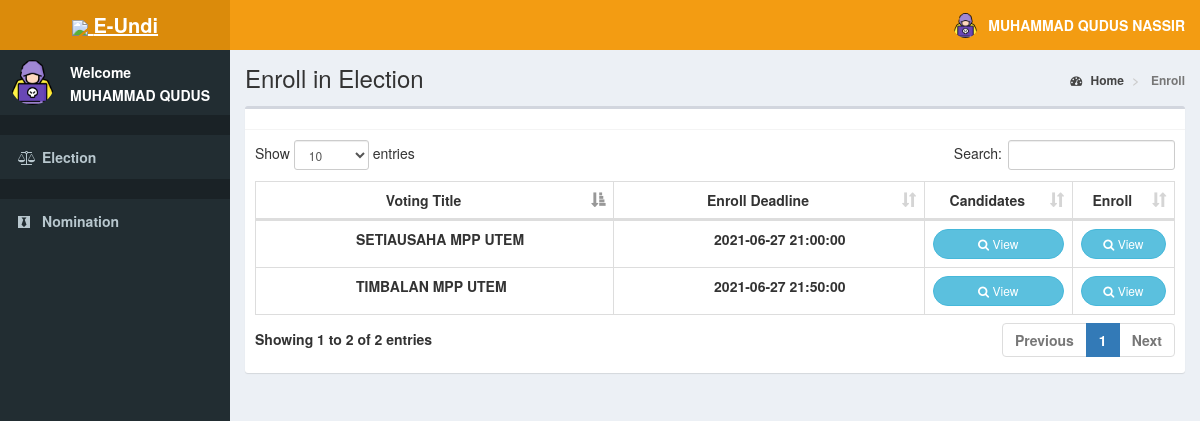
The page /voter/votes_enrolling.php (signed in) on the database its author committed.
### tables this page shows
CREATE TABLE `voters` (
  `id` int(11) NOT NULL,
  `voters_id` varchar(15) DEFAULT NULL,
  `password` varchar(60) NOT NULL,
  `firstname` varchar(30) NOT NULL,
  `lastname` varchar(30) NOT NULL,
  `photo` varchar(150) NOT NULL,
  `status` varchar(25) NOT NULL,
  `phone` varchar(12) NOT NULL,
  `created_on` date NOT NULL,
  `logintime` time NOT NULL
);

CREATE TABLE `candidates` (
  `id` int(11) NOT NULL,
  `position_id` int(11) NOT NULL,
  `candidate_id` varchar(15) NOT NULL,
  `firstname` varchar(30) NOT NULL,
  `lastname` varchar(30) NOT NULL,
  `photo` varchar(150) NOT NULL,
  `platform` text NOT NULL,
  `status` varchar(25) NOT NULL
);

CREATE TABLE `positions` (
  `id` int(11) NOT NULL,
  `created_by` int(5) NOT NULL,
  `description` varchar(50) NOT NULL,
  `max_vote` int(11) NOT NULL,
  `priority` int(11) NOT NULL,
  `status` varchar(11) NOT NULL,
  `nominationdate` datetime NOT NULL,
  `startdate` datetime NOT NULL,
  `enddate` datetime NOT NULL
);

### voter/includes/session.php (called while the page is built, shortened)
<?php
	include 'includes/conn.php';
	if(isset($_SESSION['voter'])){
		$sql = "SELECT * FROM voters WHERE id = '".$_SESSION['voter']."'";
		$query = $conn->query($sql);
		$voter = $query->fetch_assoc();
	}
	elseif (!isset($_SESSION['superadmin']) || trim($_SESSION['superadmin']) == ''){
        header('location: index.php');
        $sql = "SELECT * FROM superadmin WHERE id = '".$_SESSION['superadmin']."'";
        $query = $conn->query($sql);
        $user = $query->fetch_assoc();
    }
	else{
		header('location: index.php');
		exit();
	}
?>

### voter/votes_enrolling.php (the view, shortened to what this page needs)
<?php include 'includes/session.php'; ?>
<link href='bootstrap/css/bootstrap.min.css' rel='stylesheet' type='text/css'>
<head>
</head>
<body class="hold-transition skin-yellow sidebar-mini">
<div class="wrapper">
    <?php include 'includes/navbar.php'; ?>
    <?php include 'includes/menubar.php'; ?>
    <div class="content-wrapper">
        <section class="content-header">
            <h1>
                Enroll in Election
            </h1>
            <ol class="breadcrumb">
                <li><a href="#"><i class="fa fa-dashboard"></i> Home</a></li>
                <li class="active"> Enroll</li>
            </ol>
        </section>
        <section class="content">
            <div class="row">
                <div class="col-xs-12">
                    <div class="box">
                        <div class="box-header with-border">
                        </div>
                        <div class="box-body">
                            <table id="example1" class="table table-bordered">
                                <thead>
                                <th style="text-align: center;">Voting Title</th>
                                <th style="text-align: center;">Enroll Deadline</th>
                                <th style="text-align: center;">Candidates</th>
                                <th style="text-align: center;">Enroll</th>
                                </thead>
                                <tbody>
                                <?php
                                $query = "SELECT * FROM candidates LEFT JOIN positions ON positions.id=candidates.position_id where position_id NOT IN (select position_id FROM candidates where candidate_id = '".$voter['voters_id']."') GROUP BY positions.id";
                                $result = mysqli_query($conn,$query)or die( mysqli_error($conn));
                                while($row = mysqli_fetch_array($result)){
                                    $id = $row['id'];
                                    if ($row['status'] == 'Pending'){
                                        echo "
                        <tr>
                          <td style='text-transform: uppercase; padding-left: 100px;'>".$row['description']."</td>
                        <td style='text-transform: uppercase; padding-left: 100px;'>".$row['nominationdate']."</td>
                          <td>
                          <a style='border-radius: 15px;' class='btn btn-info btn-sm btn-flat btn-block userinfo' data-id='".$id."'><i class='fa fa-search'></i> View</a>
                          </td>
                          <td>
                          <a style='border-radius: 15px;' class='btn btn-info btn-sm btn-flat btn-block enrollvote' data-id='".$id."'><i class='fa fa-search'></i> View</a>
                          </td>
                        </tr>
                      ";}
                                }
                                ?>
                                </tbody>
                            </table>
                        </div>
                    </div>
                </div>
            </div>
        </section>
    </div>
</div>
</body>
</html>

### voter/includes/navbar.php (shortened to what this page needs)
<header class="main-header">
    <a href="votingtest.php" class="logo">
        <span class="logo-lg"><img src="https://img.icons8.com/small/30/000000/elections.png"> <b> E-Undi </span>
    </a>
        <nav class="navbar navbar-static-top">
        <div class="navbar-custom-menu">
            <ul class="nav navbar-nav">
                <li class="dropdown user user-menu">
                    <a href="#" class="dropdown-toggle" data-toggle="dropdown">
                        <img src="<?php echo (!empty($voter['photo'])) ? '../images/'.$voter['photo'] : 'images/profile.jpg' ?>" class="user-image" alt="User Image">
                        <span class="hidden-xs"><?php echo $voter['firstname'].' '.$voter['lastname']; ?></span>
                    </a>
                </li>
            </ul>
        </div>
    </nav>
</header>

### voter/includes/menubar.php
<aside class="main-sidebar">
    <section class="sidebar">
        <div class="user-panel">
            <div class="pull-left image">
                <img src="<?php echo (!empty($voter['photo'])) ? '../images/'.$voter['photo'] : '../images/profile.jpg' ?>" class="img-circle" alt="User Image">
            </div>
            <div class="pull-left info">
                <p>Welcome</p>
                <p><?php echo $voter['firstname']; ?></p>
            </div>
        </div>
        <ul class="sidebar-menu" data-widget="tree">
            <li class="header"></li>
            <li class=""><a href="testmodal.php"><i class="fa fa-balance-scale"></i> <span>Election</span></a></li>
            <li class="header"></li>
            <li class=""><a href="candidates.php"><i class="fa fa-black-tie"></i> <span>Nomination</span></a></li>
        </ul>
    </section>
</aside>

### rows shown on the page
voters: photo (picture), firstname "MUHAMMAD QUDUS", lastname "NASSIR"
candidates: position.description "SETIAUSAHA MPP UTEM", position.nominationdate "2021-06-27 21:00:00"
candidates: position.description "TIMBALAN MPP UTEM", position.nominationdate "2021-06-27 21:50:00"
